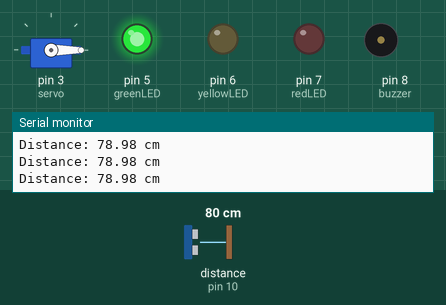
Simulated run of this sketch. Board: Arduino Uno, built with avr-gcc and run on an emulated ATmega328P. On the bench: servo, output pins drawn as LEDs (lit = HIGH), buzzer (waves = sounding, pin HIGH), the last lines printed to the serial monitor. Wiring (inferred from the names in the program): ultrasonic range finder: trigger pin 9; echo pin 10. Inputs (shaded band) come from the test bench; at power-on: distance to the obstacle (sensor on pin 10) 80 cm. The echo pulse lasts 58.3 µs per cm; pins used as bus, display or sensor lines are not drawn.

Above: at 1.2 s.
1.3 s: distance to the obstacle (sensor on pin 10) set to 17 cm
2.8 s: distance to the obstacle (sensor on pin 10) set to 13 cm
At 5.0 s:
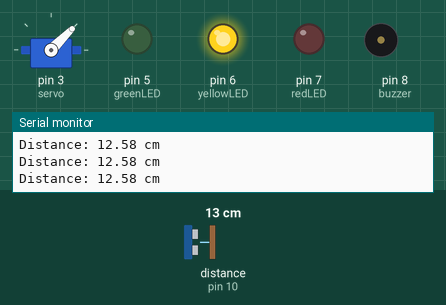
5.8 s: distance to the obstacle (sensor on pin 10) set to 9 cm
At 6.3 s:
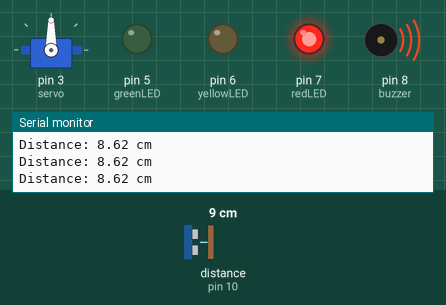
7.3 s: distance to the obstacle (sensor on pin 10) set to 18 cm
At 8.5 s:
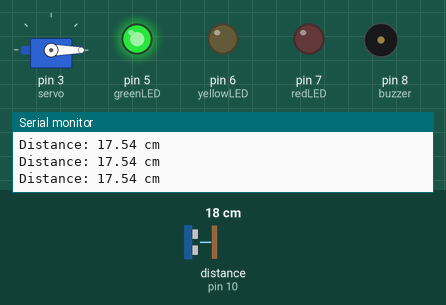
8.8 s: distance to the obstacle (sensor on pin 10) set to 2 cm
At 10.0 s:
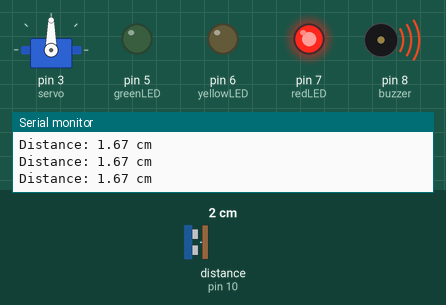
Timing chart, 0 to 11.3 s (numbered marks = the images above; inputs shaded):
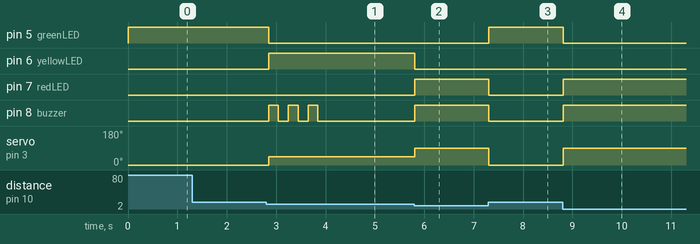

The sketch:

Smart_Obstacle.ino
```cpp
#include <Servo.h>

Servo servo;

// Ultrasonic sensor pins
const int trigPin = 9;
const int echoPin = 10;

// LED pins
const int greenLED = 5;
const int yellowLED = 6;
const int redLED = 7;

// Buzzer pin
const int buzzer = 8;

long duration;
float distance;

// ==========================
// State Machine definition
// ==========================
enum Zone { SAFE, WARNING, DANGER };
Zone currentZone = SAFE;
Zone previousZone = (Zone)-1; // Dummy value to force first state execution on startup

void setup() {
  pinMode(trigPin, OUTPUT);
  pinMode(echoPin, INPUT);

  pinMode(greenLED, OUTPUT);
  pinMode(yellowLED, OUTPUT);
  pinMode(redLED, OUTPUT);

  pinMode(buzzer, OUTPUT);

  servo.attach(3);
  servo.write(0);

  Serial.begin(9600);
}

float readDistance() {
  // Send ultrasonic pulse
  digitalWrite(trigPin, LOW);
  delayMicroseconds(2);

  digitalWrite(trigPin, HIGH);
  delayMicroseconds(10);
  digitalWrite(trigPin, LOW);

  // Read echo with timeout to avoid blocking if no echo returns
  duration = pulseIn(echoPin, HIGH, 30000);
  float d = duration * 0.034 / 2;

  if (duration == 0) return 999; // No echo -> treat as safe distance
  return d;
}

void enterSafe() {
  digitalWrite(greenLED, HIGH);
  digitalWrite(yellowLED, LOW);
  digitalWrite(redLED, LOW);
  digitalWrite(buzzer, LOW);
  servo.write(0);
  Serial.println("STATE: SAFE");
}

void enterWarning() {
  digitalWrite(greenLED, LOW);
  digitalWrite(yellowLED, HIGH);
  digitalWrite(redLED, LOW);
  servo.write(45);

  // Warning beep played only once, on entry to this state
  for (int i = 0; i < 3; i++) {
    digitalWrite(buzzer, HIGH);
    delay(200);
    digitalWrite(buzzer, LOW);
    delay(200);
  }

  Serial.println("STATE: WARNING");
}

void enterDanger() {
  digitalWrite(greenLED, LOW);
  digitalWrite(yellowLED, LOW);
  digitalWrite(redLED, HIGH);
  servo.write(90);
  digitalWrite(buzzer, HIGH); // Stays ON continuously while in this state
  Serial.println("STATE: DANGER");
}

void loop() {
  distance = readDistance();

  Serial.print("Distance: ");
  Serial.print(distance);
  Serial.println(" cm");

  // ==========================
  // Determine current zone based on distance
  // ==========================
  if (distance > 15) {
    currentZone = SAFE;
  }
  else if (distance > 10) {
    currentZone = WARNING;
  }
  else {
    currentZone = DANGER;
  }

  // ==========================
  // Run the "enter" action only when the zone actually changes
  // ==========================
  if (currentZone != previousZone) {
    switch (currentZone) {
      case SAFE:    enterSafe();    break;
      case WARNING: enterWarning(); break;
      case DANGER:  enterDanger();  break;
    }
    previousZone = currentZone;
  }

  delay(50);
}
```

Measured:
- the behaviour switches between 16 and 15 cm on distance to the obstacle (sensor on pin 10) (found by bisection; images 0 and 1)
- the behaviour switches between 11 and 10 cm on distance to the obstacle (sensor on pin 10) (found by bisection; images 1 and 2)
- after the input at 2.8 s, pin 5 (greenLED): HIGH → LOW after 0.05 s; pin 6 (yellowLED): LOW → HIGH after 0.05 s; pin 8 (buzzer): alternates HIGH for 0.20 s and LOW for 0.20 s, 6 changes in all, then stays LOW, starting after 0.05 s; servo on pin 3 (servo): 0° → 45° after 0.05 s
- after the input at 5.8 s, pin 6 (yellowLED): HIGH → LOW at once; pin 7 (redLED), pin 8 (buzzer): LOW → HIGH at once; servo on pin 3 (servo): 45° → 90° at once
- after the input at 7.3 s, pin 5 (greenLED): LOW → HIGH at once; pin 7 (redLED), pin 8 (buzzer): HIGH → LOW at once; servo on pin 3 (servo): 90° → 0° at once
- after the input at 8.8 s, pin 5 (greenLED): HIGH → LOW at once; pin 7 (redLED), pin 8 (buzzer): LOW → HIGH at once; servo on pin 3 (servo): 0° → 90° at once
